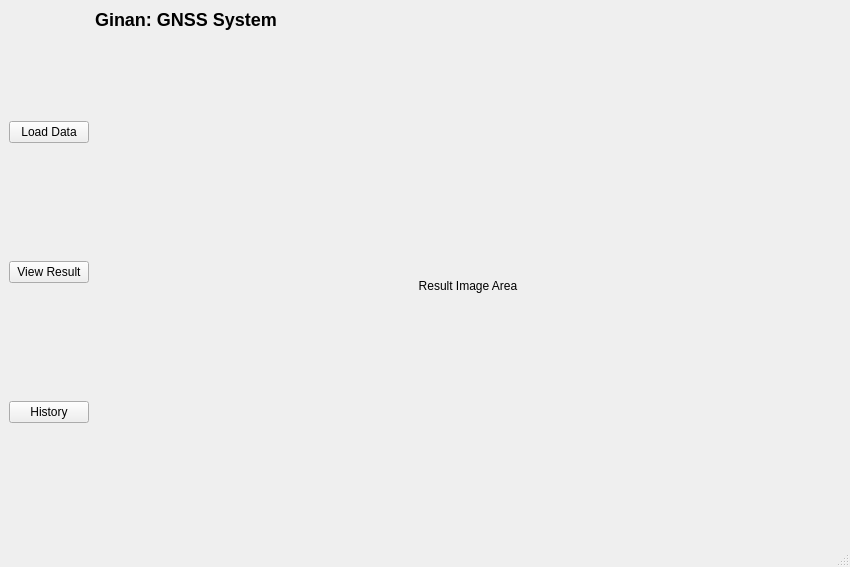
<?xml version="1.0" encoding="UTF-8"?>
<ui version="4.0">
 <class>ResultWindow</class>
 <widget class="QMainWindow" name="ResultWindow">
  <property name="geometry">
   <rect>
    <x>0</x>
    <y>0</y>
    <width>850</width>
    <height>567</height>
   </rect>
  </property>
  <property name="windowTitle">
   <string>Ginan Result Viewer</string>
  </property>
  <widget class="QWidget" name="centralwidget">
   <layout class="QHBoxLayout" name="mainLayout">
    <item>
     <layout class="QVBoxLayout" name="leftLayout">
      <item>
       <widget class="QPushButton" name="datasetButton">
        <property name="text">
         <string>Load Data</string>
        </property>
       </widget>
      </item>
      <item>
       <widget class="QPushButton" name="exploreButton">
        <property name="text">
         <string>View Result</string>
        </property>
       </widget>
      </item>
      <item>
       <widget class="QPushButton" name="VisualisationButton">
        <property name="text">
         <string>History</string>
        </property>
       </widget>
      </item>
     </layout>
    </item>
    <item>
     <layout class="QVBoxLayout" name="rightLayout">
      <item>
       <widget class="QLabel" name="welcomeLabel">
        <property name="text">
         <string>
                    &lt;html&gt;&lt;head/&gt;&lt;body&gt;
                    &lt;h2 style=&quot; margin-top:16px; margin-bottom:12px; margin-left:0px; margin-right:0px; -qt-block-indent:0; text-indent:0px;&quot;&gt;
                    &lt;span style=&quot; font-size:x-large; font-weight:700;&quot;&gt;Ginan: GNSS System&lt;/span&gt;&lt;/h2&gt;
                    &lt;/body&gt;&lt;/html&gt;
                  </string>
        </property>
        <property name="alignment">
         <set>Qt::AlignmentFlag::AlignLeading|Qt::AlignmentFlag::AlignLeft|Qt::AlignmentFlag::AlignTop</set>
        </property>
       </widget>
      </item>
      <item>
       <widget class="QLabel" name="imageLabel">
        <property name="sizePolicy">
         <sizepolicy hsizetype="Expanding" vsizetype="Expanding">
          <horstretch>0</horstretch>
          <verstretch>0</verstretch>
         </sizepolicy>
        </property>
        <property name="text">
         <string>Result Image Area</string>
        </property>
        <property name="scaledContents">
         <bool>true</bool>
        </property>
        <property name="alignment">
         <set>Qt::AlignmentFlag::AlignCenter</set>
        </property>
       </widget>
      </item>
     </layout>
    </item>
   </layout>
  </widget>
  <widget class="QStatusBar" name="statusbar"/>
 </widget>
 <resources/>
 <connections/>
</ui>
